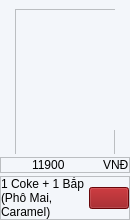
                              <widget class="QWidget" name="widget_80" native="true">
                               <property name="minimumSize">
                                <size>
                                 <width>130</width>
                                 <height>220</height>
                                </size>
                               </property>
                               <property name="maximumSize">
                                <size>
                                 <width>110</width>
                                 <height>220</height>
                                </size>
                               </property>
                               <property name="styleSheet">
                                <string notr="true">background-color: rgb(243, 246, 250);</string>
                               </property>
                               <layout class="QVBoxLayout" name="verticalLayout_92">
                                <property name="spacing">
                                 <number>3</number>
                                </property>
                                <property name="leftMargin">
                                 <number>0</number>
                                </property>
                                <property name="topMargin">
                                 <number>0</number>
                                </property>
                                <property name="rightMargin">
                                 <number>0</number>
                                </property>
                                <property name="bottomMargin">
                                 <number>0</number>
                                </property>
                                <item alignment="Qt::AlignHCenter">
                                 <widget class="QWidget" name="widget_81" native="true">
                                  <layout class="QVBoxLayout" name="verticalLayout_93">
                                   <item>
                                    <widget class="QFrame" name="frame_65">
                                     <property name="minimumSize">
                                      <size>
                                       <width>100</width>
                                       <height>160</height>
                                      </size>
                                     </property>
                                     <property name="maximumSize">
                                      <size>
                                       <width>100</width>
                                       <height>160</height>
                                      </size>
                                     </property>
                                     <property name="frameShape">
                                      <enum>QFrame::StyledPanel</enum>
                                     </property>
                                     <property name="frameShadow">
                                      <enum>QFrame::Raised</enum>
                                     </property>
                                     <layout class="QVBoxLayout" name="verticalLayout_94">
                                      <property name="spacing">
                                       <number>0</number>
                                      </property>
                                      <property name="leftMargin">
                                       <number>0</number>
                                      </property>
                                      <property name="topMargin">
                                       <number>0</number>
                                      </property>
                                      <property name="rightMargin">
                                       <number>0</number>
                                      </property>
                                      <property name="bottomMargin">
                                       <number>0</number>
                                      </property>
                                      <item alignment="Qt::AlignHCenter|Qt::AlignTop">
                                       <widget class="QLabel" name="label_95">
                                        <property name="minimumSize">
                                         <size>
                                          <width>100</width>
                                          <height>120</height>
                                         </size>
                                        </property>
                                        <property name="maximumSize">
                                         <size>
                                          <width>100</width>
                                          <height>120</height>
                                         </size>
                                        </property>
                                        <property name="text">
                                         <string/>
                                        </property>
                                        <property name="pixmap">
                                         <pixmap resource="../../utils/resources_food.qrc">:/Food/images/Food/COMBO.png</pixmap>
                                        </property>
                                        <property name="scaledContents">
                                         <bool>true</bool>
                                        </property>
                                       </widget>
                                      </item>
                                     </layout>
                                    </widget>
                                   </item>
                                  </layout>
                                 </widget>
                                </item>
                                <item>
                                 <widget class="QWidget" name="widget_82" native="true">
                                  <layout class="QVBoxLayout" name="verticalLayout_95">
                                   <property name="spacing">
                                    <number>0</number>
                                   </property>
                                   <property name="leftMargin">
                                    <number>0</number>
                                   </property>
                                   <property name="topMargin">
                                    <number>0</number>
                                   </property>
                                   <property name="rightMargin">
                                    <number>0</number>
                                   </property>
                                   <property name="bottomMargin">
                                    <number>0</number>
                                   </property>
                                   <item>
                                    <widget class="QFrame" name="frame_66">
                                     <property name="frameShape">
                                      <enum>QFrame::StyledPanel</enum>
                                     </property>
                                     <property name="frameShadow">
                                      <enum>QFrame::Raised</enum>
                                     </property>
                                     <layout class="QHBoxLayout" name="horizontalLayout_55">
                                      <property name="spacing">
                                       <number>0</number>
                                      </property>
                                      <property name="leftMargin">
                                       <number>0</number>
                                      </property>
                                      <property name="topMargin">
                                       <number>0</number>
                                      </property>
                                      <property name="rightMargin">
                                       <number>0</number>
                                      </property>
                                      <property name="bottomMargin">
                                       <number>0</number>
                                      </property>
                                      <item alignment="Qt::AlignRight">
                                       <widget class="QLabel" name="label_96">
                                        <property name="styleSheet">
                                         <string notr="true">font: 75 bold 10pt &quot;MS Shell Dlg 2&quot;;</string>
                                        </property>
                                        <property name="text">
                                         <string>11900</string>
                                        </property>
                                       </widget>
                                      </item>
                                      <item alignment="Qt::AlignRight">
                                       <widget class="QLabel" name="label_97">
                                        <property name="text">
                                         <string>VNĐ</string>
                                        </property>
                                       </widget>
                                      </item>
                                     </layout>
                                    </widget>
                                   </item>
                                  </layout>
                                 </widget>
                                </item>
                                <item>
                                 <widget class="QWidget" name="widget_83" native="true">
                                  <layout class="QVBoxLayout" name="verticalLayout_96">
                                   <property name="spacing">
                                    <number>0</number>
                                   </property>
                                   <property name="leftMargin">
                                    <number>0</number>
                                   </property>
                                   <property name="topMargin">
                                    <number>0</number>
                                   </property>
                                   <property name="rightMargin">
                                    <number>0</number>
                                   </property>
                                   <property name="bottomMargin">
                                    <number>0</number>
                                   </property>
                                   <item>
                                    <widget class="QFrame" name="frame_67">
                                     <property name="frameShape">
                                      <enum>QFrame::StyledPanel</enum>
                                     </property>
                                     <property name="frameShadow">
                                      <enum>QFrame::Raised</enum>
                                     </property>
                                     <layout class="QHBoxLayout" name="horizontalLayout_56">
                                      <property name="spacing">
                                       <number>0</number>
                                      </property>
                                      <property name="leftMargin">
                                       <number>0</number>
                                      </property>
                                      <property name="topMargin">
                                       <number>0</number>
                                      </property>
                                      <property name="rightMargin">
                                       <number>0</number>
                                      </property>
                                      <property name="bottomMargin">
                                       <number>0</number>
                                      </property>
                                      <item>
                                       <widget class="QLabel" name="label_NameProduct_2">
                                        <property name="styleSheet">
                                         <string notr="true">font: 75  10pt &quot;Segoe UI Variable Display&quot;;</string>
                                        </property>
                                        <property name="text">
                                         <string>1 Coke + 1 Bắp (Phô Mai, Caramel)</string>
                                        </property>
                                        <property name="wordWrap">
                                         <bool>true</bool>
                                        </property>
                                       </widget>
                                      </item>
                                      <item alignment="Qt::AlignRight">
                                       <widget class="QPushButton" name="pushButton_Plus_2">
                                        <property name="styleSheet">
                                         <string notr="true">background-color: rgb(145, 8, 12);</string>
                                        </property>
                                        <property name="text">
                                         <string/>
                                        </property>
                                        <property name="icon">
                                         <iconset resource="../../utils/resources.qrc">
                                          <normaloff>:/WhiteIcons/images/icons/WhiteIcons/create_ic.svg</normaloff>:/WhiteIcons/images/icons/WhiteIcons/create_ic.svg</iconset>
                                        </property>
                                        <property name="iconSize">
                                         <size>
                                          <width>24</width>
                                          <height>24</height>
                                         </size>
                                        </property>
                                       </widget>
                                      </item>
                                     </layout>
                                    </widget>
                                   </item>
                                  </layout>
                                 </widget>
                                </item>
                               </layout>
                              </widget>
